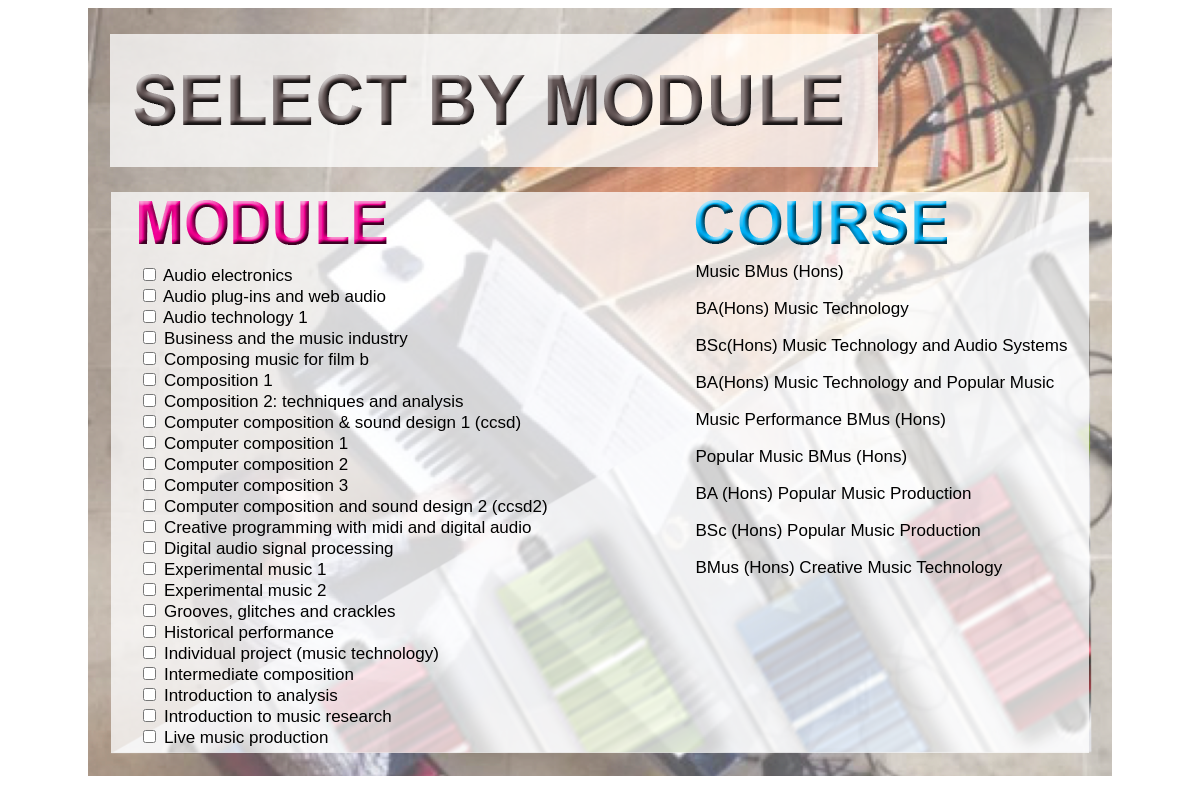
Page /home/u733886938/public_html/module_form.php on the committed database.
### tables this page shows
CREATE TABLE `Module` (
  `ModuleCode` varchar(10) NOT NULL,
  `ModuleTitle` varchar(100) NOT NULL,
  `Description` text NOT NULL,
  `Year` varchar(20) NOT NULL,
  PRIMARY KEY (`ModuleCode`)
);

CREATE TABLE `Course` (
  `CourseCode` int(11) NOT NULL AUTO_INCREMENT,
  `SchoolID` int(11) NOT NULL,
  `Level` varchar(30) NOT NULL,
  `CourseTitle` varchar(100) NOT NULL,
  PRIMARY KEY (`CourseCode`),
  KEY `SchoolID` (`SchoolID`)
);

### home/u733886938/public_html/module_form.php (the view, shortened to what this page needs)
<html>
<head>
	<link rel="stylesheet" type="text/css" href="css/sweetalert.css">
  </head>
<body>
<div id="background">
<div id="moduleCourseListdiv">
<div id="moduleListdiv">
<img src="./images/SkillsMixer_0015_MODULE.png">
<br> <br>
<form>
<?php
$sql = "select ModuleCode, ModuleTitle, Description from Module";
$result = mysql_query($sql);
while ($row = mysql_fetch_row($result)) {
echo "<input class=\"checkBoxSelection\" type=\"checkbox\" name=\"moduleGroup[]\" id=\"{$row[0]}\" value=\"{$row[0]}\" onchange=\"checkCheckboxState(this.id, this.checked, '{$row[1]}')\" /> <label id=\"{$row[1]}\" onclick=\"toggle('{$row[0]}')\" > {$row[1]} </label> <p class=\"descriptionClass\" name=\"{$row[0]}\" style=\"display: none;\"> {$row[2]} </p> </br>";
}
?>
</form>
</div>
<div id="coursesListdiv">
<img src="./images/SkillsMixer_0016_COURSE.png">
<?php
$sql = "select CourseCode, CourseTitle from Course";
$result = mysql_query($sql);
while ($row = mysql_fetch_row($result)) {
	echo "<p style=\"font-size: 17px;\" class=\"coursesSelection\" id=\"{$row[0]}\" name=\"{$row[1]}\" > {$row[1]} </p> ";
}
?>
</div>
</div>
</div>
</body>
</html>

### home/u733886938/public_html/module_form.php (style rules this page uses)
#background { background-image: url("./images/SkillsMixer_0017_SELECT-BY-MODULE.png"); background-repeat: no-repeat; width: 1024px; height: 768px; display: block; margin-left: auto; margin-right: auto; margin: 0 auto; }
#moduleCourseListdiv { position: relative; top: 25%; left: 5%; height: 550px; width: 92.5%; overflow: auto; }
#moduleListdiv { width: 50%; }
#coursesListdiv { position: absolute; top: 0px; right: 2%; }
body { font-family: Arial; font-size: 17px; font-style: normal; }

### rows in the picture
module: ModuleTitle "Audio electronics"
module: ModuleTitle "Audio plug-ins and web audio"
module: ModuleTitle "Audio technology 1"
module: ModuleTitle "Business and the music industry"
module: ModuleTitle "Composing music for film b"
module: ModuleTitle "Composition 1"
module: ModuleTitle "Composition 2: techniques and analysis"
module: ModuleTitle "Computer composition & sound design 1 (ccsd)"
module: ModuleTitle "Computer composition 1"
module: ModuleTitle "Computer composition 2"
module: ModuleTitle "Computer composition 3"
module: ModuleTitle "Computer composition and sound design 2 (ccsd2)"
module: ModuleTitle "Creative programming with midi and digital audio"
module: ModuleTitle "Digital audio signal processing"
module: ModuleTitle "Experimental music 1"
module: ModuleTitle "Experimental music 2"
module: ModuleTitle "Grooves, glitches and crackles"
module: ModuleTitle "Historical performance"
module: ModuleTitle "Individual project (music technology)"
module: ModuleTitle "Intermediate composition"
module: ModuleTitle "Introduction to analysis"
module: ModuleTitle "Introduction to music research"
module: ModuleTitle "Live music production"
course: CourseTitle "Music BMus (Hons)"
course: CourseTitle "BA(Hons) Music Technology"
course: CourseTitle "BSc(Hons) Music Technology and Audio Systems"
course: CourseTitle "BA(Hons) Music Technology and Popular Music"
course: CourseTitle "Music Performance BMus (Hons)"
course: CourseTitle "Popular Music BMus (Hons)"
course: CourseTitle "BA (Hons) Popular Music Production"
course: CourseTitle "BSc (Hons) Popular Music Production"
course: CourseTitle "BMus (Hons) Creative Music Technology"
